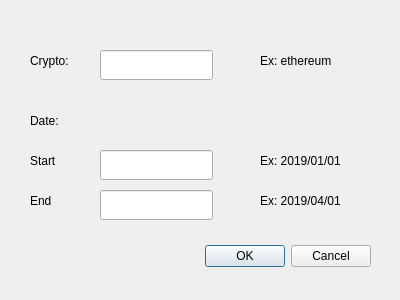
<?xml version="1.0" encoding="UTF-8"?>
<ui version="4.0">
 <class>Dialog</class>
 <widget class="QDialog" name="Dialog">
  <property name="geometry">
   <rect>
    <x>0</x>
    <y>0</y>
    <width>400</width>
    <height>300</height>
   </rect>
  </property>
  <property name="windowTitle">
   <string>Dialog</string>
  </property>
  <widget class="QDialogButtonBox" name="buttonBox">
   <property name="geometry">
    <rect>
     <x>30</x>
     <y>240</y>
     <width>341</width>
     <height>32</height>
    </rect>
   </property>
   <property name="orientation">
    <enum>Qt::Horizontal</enum>
   </property>
   <property name="standardButtons">
    <set>QDialogButtonBox::Cancel|QDialogButtonBox::Ok</set>
   </property>
  </widget>
  <widget class="QLabel" name="label">
   <property name="geometry">
    <rect>
     <x>30</x>
     <y>150</y>
     <width>41</width>
     <height>22</height>
    </rect>
   </property>
   <property name="text">
    <string>Start</string>
   </property>
  </widget>
  <widget class="QLabel" name="label_2">
   <property name="geometry">
    <rect>
     <x>30</x>
     <y>190</y>
     <width>41</width>
     <height>22</height>
    </rect>
   </property>
   <property name="text">
    <string>End</string>
   </property>
  </widget>
  <widget class="QLineEdit" name="lineEdit">
   <property name="geometry">
    <rect>
     <x>100</x>
     <y>50</y>
     <width>113</width>
     <height>30</height>
    </rect>
   </property>
  </widget>
  <widget class="QLabel" name="label_3">
   <property name="geometry">
    <rect>
     <x>30</x>
     <y>50</y>
     <width>61</width>
     <height>22</height>
    </rect>
   </property>
   <property name="text">
    <string>Crypto:</string>
   </property>
  </widget>
  <widget class="QLabel" name="label_4">
   <property name="geometry">
    <rect>
     <x>30</x>
     <y>110</y>
     <width>41</width>
     <height>22</height>
    </rect>
   </property>
   <property name="text">
    <string>Date:</string>
   </property>
  </widget>
  <widget class="QLabel" name="label_5">
   <property name="geometry">
    <rect>
     <x>260</x>
     <y>50</y>
     <width>101</width>
     <height>22</height>
    </rect>
   </property>
   <property name="text">
    <string>Ex: ethereum</string>
   </property>
  </widget>
  <widget class="QLabel" name="label_6">
   <property name="geometry">
    <rect>
     <x>260</x>
     <y>150</y>
     <width>111</width>
     <height>22</height>
    </rect>
   </property>
   <property name="text">
    <string>Ex: 2019/01/01</string>
   </property>
  </widget>
  <widget class="QLabel" name="label_7">
   <property name="geometry">
    <rect>
     <x>260</x>
     <y>190</y>
     <width>111</width>
     <height>22</height>
    </rect>
   </property>
   <property name="text">
    <string>Ex: 2019/04/01</string>
   </property>
  </widget>
  <widget class="QLineEdit" name="lineEdit_2">
   <property name="geometry">
    <rect>
     <x>100</x>
     <y>150</y>
     <width>113</width>
     <height>30</height>
    </rect>
   </property>
  </widget>
  <widget class="QLineEdit" name="lineEdit_3">
   <property name="geometry">
    <rect>
     <x>100</x>
     <y>190</y>
     <width>113</width>
     <height>30</height>
    </rect>
   </property>
  </widget>
 </widget>
 <resources/>
 <connections>
  <connection>
   <sender>buttonBox</sender>
   <signal>accepted()</signal>
   <receiver>Dialog</receiver>
   <slot>accept()</slot>
   <hints>
    <hint type="sourcelabel">
     <x>248</x>
     <y>254</y>
    </hint>
    <hint type="destinationlabel">
     <x>157</x>
     <y>274</y>
    </hint>
   </hints>
  </connection>
  <connection>
   <sender>buttonBox</sender>
   <signal>rejected()</signal>
   <receiver>Dialog</receiver>
   <slot>reject()</slot>
   <hints>
    <hint type="sourcelabel">
     <x>316</x>
     <y>260</y>
    </hint>
    <hint type="destinationlabel">
     <x>286</x>
     <y>274</y>
    </hint>
   </hints>
  </connection>
 </connections>
</ui>
